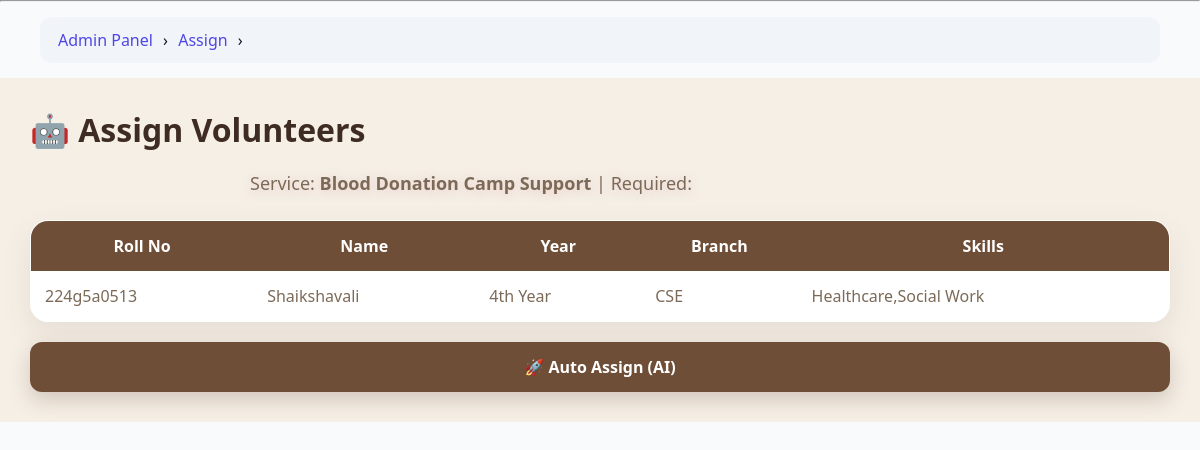
Before: /admin_panel/assign/30/ (signed in) with the older database file.
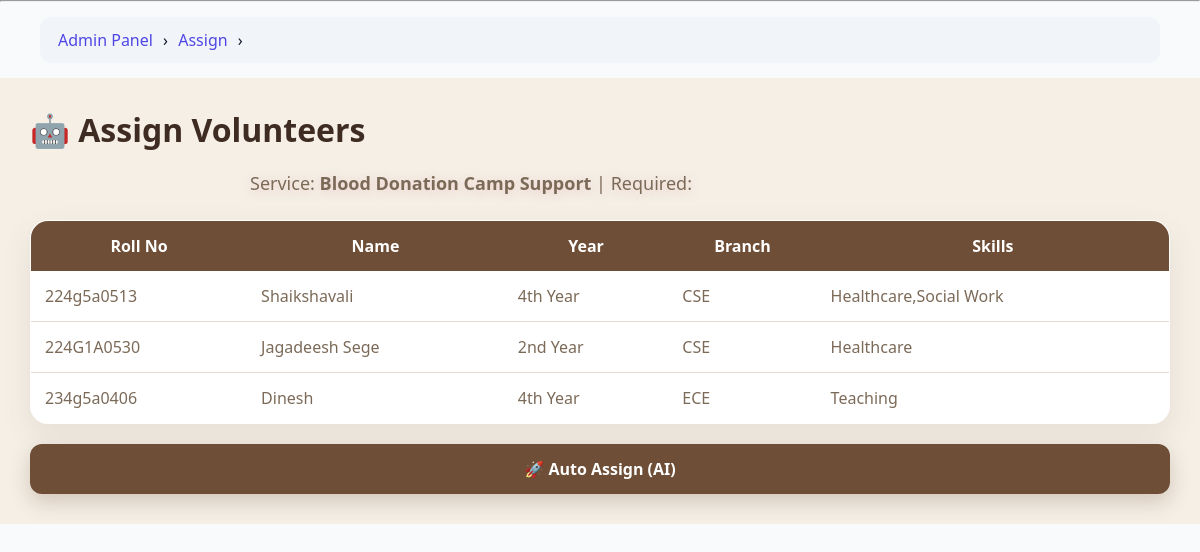
After: the same page with the newer database file.
### app1/models.py (models this page shows, shortened)
class Application(models.Model):
    STATUS_CHOICES = [
        ("APPLIED", "Applied"),
        ("SELECTED", "Selected"),
        ("WAITLIST", "Waitlist"),
        ("REJECTED", "Rejected"),
        ("COMPLETED", "Completed"),
        ("CLOSED", "Closed"),
        ("ABSENT", "Absent"),
    ]
    volunteer = models.ForeignKey(VolunteerProfile, on_delete=models.CASCADE)
    service = models.ForeignKey(Service, on_delete=models.CASCADE)
    status = models.CharField(max_length=20, choices=STATUS_CHOICES, default='APPLIED')
    submission_text = models.TextField(blank=True)
    rating = models.IntegerField(default=0)
    review = models.TextField(blank=True)
    absence_requested = models.BooleanField(default=False)
    absence_approved = models.BooleanField(default=False)

class VolunteerProfile(models.Model):
    user = models.OneToOneField(User, on_delete=models.CASCADE)
    full_name = models.CharField(max_length=100)
    phone = models.CharField(max_length=15)
    student_id = models.CharField(max_length=20)
    department = models.CharField(max_length=20, default="", blank=True)
    year = models.CharField(max_length=20)
    skills = models.TextField(blank=True)
    photo = models.ImageField(upload_to="profiles/", blank=True, null=True)
    cover_photo = models.ImageField(upload_to="covers/", blank=True, null=True)
    rating = models.FloatField(default=0)
    attendance = models.IntegerField(default=0)
    GENDER_CHOICES = (
        ("MALE", "Male"),
        ("FEMALE", "Female"),
        ("OTHER", "Other"),
    )
    gender = models.CharField(
        max_length=10,
        choices=GENDER_CHOICES,
        blank=True
    )

### app1/views.py (the view)
# urls.py: path('admin_panel/assign/<int:service_id>/', views.admin_assign_volunteers_page, name='admin_assign_page'),
@login_required
def admin_assign_volunteers_page(request, service_id):
    if request.user.role != "ADMIN":
        return redirect("login")
    service = get_object_or_404(Service, id=service_id)
    applications = Application.objects.filter(service=service)
    return render(
        request,
        "admin_panel/assign_volunteers.html",
        {
            "service": service,
            "applications": applications
        }
    )

### app1/templatetags/breadcrumbs.py (called while the page is built)
@register.simple_tag(takes_context=True)
def generate_breadcrumbs(context):
    request = context['request']
    path = request.path.strip('/')
    parts = path.split('/')
    breadcrumbs = []
    url = ""
    for part in parts:
        url += "/" + part
        name = part.replace('-', ' ').replace('_', ' ').title()
        if part == "organization":
            breadcrumbs.append(("Organization", reverse("organization_dashboard")))
        elif part == "volunteer":
            breadcrumbs.append(("Volunteer", reverse("volunteer_dashboard")))
        elif part == "admin_panel":
            breadcrumbs.append(("Admin Panel", reverse("admin_dashboard")))
        elif part == "service" or part.isdigit():
            breadcrumbs.append(("", reverse("organization_dashboard")))
        else:
            breadcrumbs.append((name, url + "/"))
    return breadcrumbs

### app1/templates/admin_panel/assign_volunteers.html (shortened to what this page needs)
{% extends "base.html" %}
{% block content %}
<div class="page">
<h1>🤖 Assign Volunteers</h1>
<p class="subtitle">
Service: <b>{{ service.title }}</b> |
Required: {{ service.required_volunteers }}
</p>
<table class="table">
<thead>
<tr>
    <th>Roll No</th>
    <th>Name</th>
    <th>Year</th>
    <th>Branch</th>
    <th>Skills</th>
</tr>
</thead>
<tbody>
{% for app in applications %}
<tr>
    <td>{{ app.volunteer.student_id }}</td>
    <td>{{ app.volunteer.full_name }}</td>
    <td>{{ app.volunteer.year }}</td>
    <td>{{ app.volunteer.department }}</td>
    <td>{{ app.volunteer.skills }}</td>
</tr>
{% empty %}
<tr>
    <td colspan="5" style="text-align:center;">No applications yet</td>
</tr>
{% endfor %}
</tbody>
</table>
<form method="post" action="{% url 'assign_volunteers' service.id %}">
<button class="btn">🚀 Auto Assign (AI)</button>
</form>
</div>
{% endblock %}

Changed rows visible on the page:
added Application: volunteer.student_id "224G1A0530", volunteer.full_name "Jagadeesh Sege", volunteer.year "2nd Year", volunteer.department "CSE", volunteer.skills "Healthcare"
added Application: volunteer.student_id "234g5a0406", volunteer.full_name "Dinesh", volunteer.year "4th Year", volunteer.department "ECE", volunteer.skills "Teaching"
